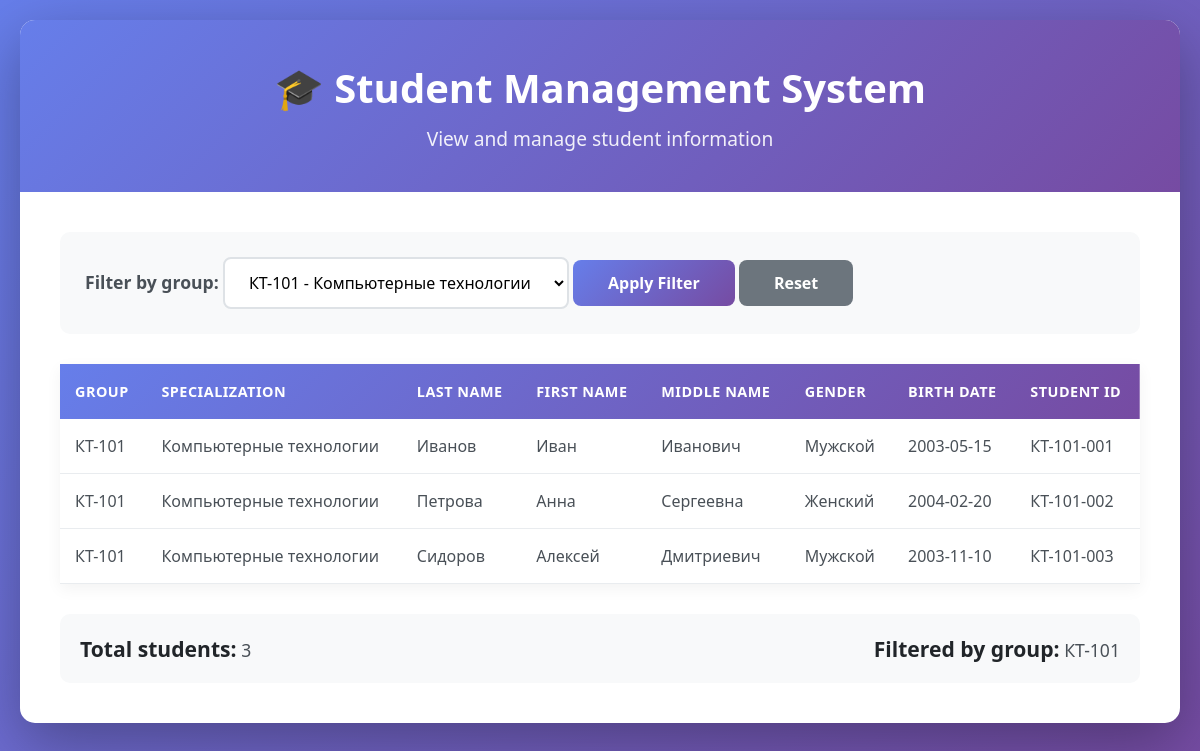
The app's page /index.php?group=КТ-101 with its own data.
### tables this page shows
CREATE TABLE students (
    id INTEGER PRIMARY KEY AUTOINCREMENT,
    group_id INTEGER,
    last_name VARCHAR(50) NOT NULL,
    first_name VARCHAR(50) NOT NULL,
    middle_name VARCHAR(50),
    gender VARCHAR(10) NOT NULL CHECK(gender IN ('Мужской', 'Женский')),
    birth_date DATE NOT NULL,
    student_id VARCHAR(20) NOT NULL UNIQUE,
    FOREIGN KEY (group_id) REFERENCES groups(id)
);

CREATE TABLE groups (
    id INTEGER PRIMARY KEY AUTOINCREMENT,
    name VARCHAR(10) NOT NULL UNIQUE,
    specialization VARCHAR(100) NOT NULL,
    graduation_year INTEGER NOT NULL
);

### web/index.php (the view, shortened to what this page needs)
<!DOCTYPE html>
<html lang="en">
<head>
</head>
<body>
    <div class="container">
        <header class="header">
            <h1>🎓 Student Management System</h1>
            <p>View and manage student information</p>
        </header>
        <main class="content">
            <div class="filter-section">
                <form method="GET">
                    <label for="group">Filter by group:</label>
                    <select name="group" id="group">
                        <?php
                        try {
                            $database = new PDO('sqlite:../db/students.db');
                            $database->setAttribute(PDO::ATTR_ERRMODE, PDO::ERRMODE_EXCEPTION);
                            $currentYear = date('Y');
                            $groupQuery = $database->prepare("
                                SELECT name, specialization
                                FROM groups
                                WHERE graduation_year >= :year
                                ORDER BY specialization, name
                            ");
                            $groupQuery->execute(['year' => $currentYear]);
                            $groupList = $groupQuery->fetchAll(PDO::FETCH_ASSOC);
                            $selectedGroup = $_GET['group'] ?? '';
                            foreach ($groupList as $groupItem) {
                                $isSelected = ($selectedGroup === $groupItem['name']) ? 'selected' : '';
                                echo "<option value=\"{$groupItem['name']}\" $isSelected>";
                                echo htmlspecialchars($groupItem['name']) . ' - ' . htmlspecialchars($groupItem['specialization']);
                                echo "</option>";
                            }
                            $studentQuery = "SELECT g.name as group_name, g.specialization,
                                                    s.last_name, s.first_name, s.middle_name,
                                                    s.gender, s.birth_date, s.student_id
                                             FROM students s
                                             JOIN groups g ON s.group_id = g.id
                                             WHERE g.graduation_year >= :year";
                            $queryParams = ['year' => $currentYear];
                            if (!empty($selectedGroup)) {
                                $studentQuery .= " AND g.name = :group_name";
                                $queryParams['group_name'] = $selectedGroup;
                            }
                            $studentQuery .= " ORDER BY g.name, s.last_name, s.first_name";
                            $studentStatement = $database->prepare($studentQuery);
                            $studentStatement->execute($queryParams);
                            $studentRecords = $studentStatement->fetchAll(PDO::FETCH_ASSOC);
                        } catch (PDOException $error) {
                            die("Database connection error: " . $error->getMessage());
                        }
                        ?>
                    </select>
                    <button type="submit" class="btn">Apply Filter</button>
                    <a href="?" class="btn btn-reset">Reset</a>
                </form>
            </div>
            <?php if (!empty($studentRecords)): ?>
                <table class="students-table">
                    <thead>
                        <tr>
                            <th>Group</th>
                            <th>Specialization</th>
                            <th>Last Name</th>
                            <th>First Name</th>
                            <th>Middle Name</th>
                            <th>Gender</th>
                            <th>Birth Date</th>
                            <th>Student ID</th>
                        </tr>
                    </thead>
                    <tbody>
                        <?php foreach ($studentRecords as $student): ?>
                        <tr>
                            <td><?= htmlspecialchars($student['group_name']) ?></td>
                            <td><?= htmlspecialchars($student['specialization']) ?></td>
                            <td><?= htmlspecialchars($student['last_name']) ?></td>
                            <td><?= htmlspecialchars($student['first_name']) ?></td>
                            <td><?= htmlspecialchars($student['middle_name'] ?? '') ?></td>
                            <td><?= htmlspecialchars($student['gender']) ?></td>
                            <td><?= htmlspecialchars($student['birth_date']) ?></td>
                            <td><?= htmlspecialchars($student['student_id']) ?></td>
                        </tr>
                        <?php endforeach; ?>
                    </tbody>
                </table>
                <div class="stats">
                    <div>
                        <strong>Total students:</strong> <?= count($studentRecords) ?>
                    </div>
                    <div>
                        <?php if (!empty($selectedGroup)): ?>
                            <strong>Filtered by group:</strong> <?= htmlspecialchars($selectedGroup) ?>
                        <?php else: ?>
                            Showing all active groups
                        <?php endif; ?>
                    </div>
                </div>
            <?php endif; ?>
        </main>
    </div>
</body>
</html>

### web/index.php (style rules this page uses)
* { margin: 0; padding: 0; box-sizing: border-box; font-family: 'Segoe UI', Tahoma, Geneva, Verdana, sans-serif; }
body { background: linear-gradient(135deg, #667eea 0%, #764ba2 100%); min-height: 100vh; padding: 20px; }
.container { max-width: 1200px; margin: 0 auto; background: white; border-radius: 15px; box-shadow: 0 20px 60px rgba(0,0,0,0.3); overflow: hidden; }
.header { background: linear-gradient(135deg, #667eea 0%, #764ba2 100%); color: white; padding: 40px; text-align: center; }
.header h1 { font-size: 2.5em; margin-bottom: 10px; }
.header p { font-size: 1.2em; opacity: 0.9; }
.content { padding: 40px; }
.filter-section { background: #f8f9fa; padding: 25px; border-radius: 10px; margin-bottom: 30px; display: flex; gap: 15px; align-items: center; flex-wrap: wrap; }
.filter-section label { font-weight: 600; color: #495057; font-size: 1.1em; }
.filter-section select { flex: 1; min-width: 250px; padding: 12px 20px; border: 2px solid #dee2e6; border-radius: 8px; font-size: 1em; transition: all 0.3s; background: white; cursor: pointer; }
.btn { background: linear-gradient(135deg, #667eea 0%, #764ba2 100%); color: white; border: none; padding: 12px 35px; border-radius: 8px; font-size: 1em; font-weight: 600; cursor: pointer; transition: transform 0.2s, box-shadow 0.2s; text-decoration: none; display: inline-block; }
.btn-reset { background: #6c757d; }
.students-table { width: 100%; border-collapse: collapse; margin-top: 20px; box-shadow: 0 5px 15px rgba(0,0,0,0.05); }
.students-table thead { background: linear-gradient(135deg, #667eea 0%, #764ba2 100%); color: white; }
.students-table th { padding: 18px 15px; text-align: left; font-weight: 600; text-transform: uppercase; letter-spacing: 0.5px; font-size: 0.9em; }
.students-table tbody tr { border-bottom: 1px solid #e9ecef; transition: background 0.2s; }
.students-table td { padding: 16px 15px; color: #495057; }
.stats { background: #f8f9fa; padding: 20px; border-radius: 10px; margin-top: 30px; display: flex; justify-content: space-between; align-items: center; flex-wrap: wrap; gap: 15px; }
.stats div { font-size: 1.1em; color: #495057; }
.stats strong { color: #212529; font-size: 1.2em; }

### records on screen
students: group.name "КТ-101", group.specialization "Компьютерные технологии", last_name "Иванов", first_name "Иван", middle_name "Иванович", gender "Мужской", birth_date "2003-05-15", student "КТ-101-001"
students: group.name "КТ-101", group.specialization "Компьютерные технологии", last_name "Петрова", first_name "Анна", middle_name "Сергеевна", gender "Женский", birth_date "2004-02-20", student "КТ-101-002"
students: group.name "КТ-101", group.specialization "Компьютерные технологии", last_name "Сидоров", first_name "Алексей", middle_name "Дмитриевич", gender "Мужской", birth_date "2003-11-10", student "КТ-101-003"

### other values on screen
count($studentRecords) "3"
$selectedGroup "КТ-101"
form field group "КТ-101 - Компьютерные технологии"
